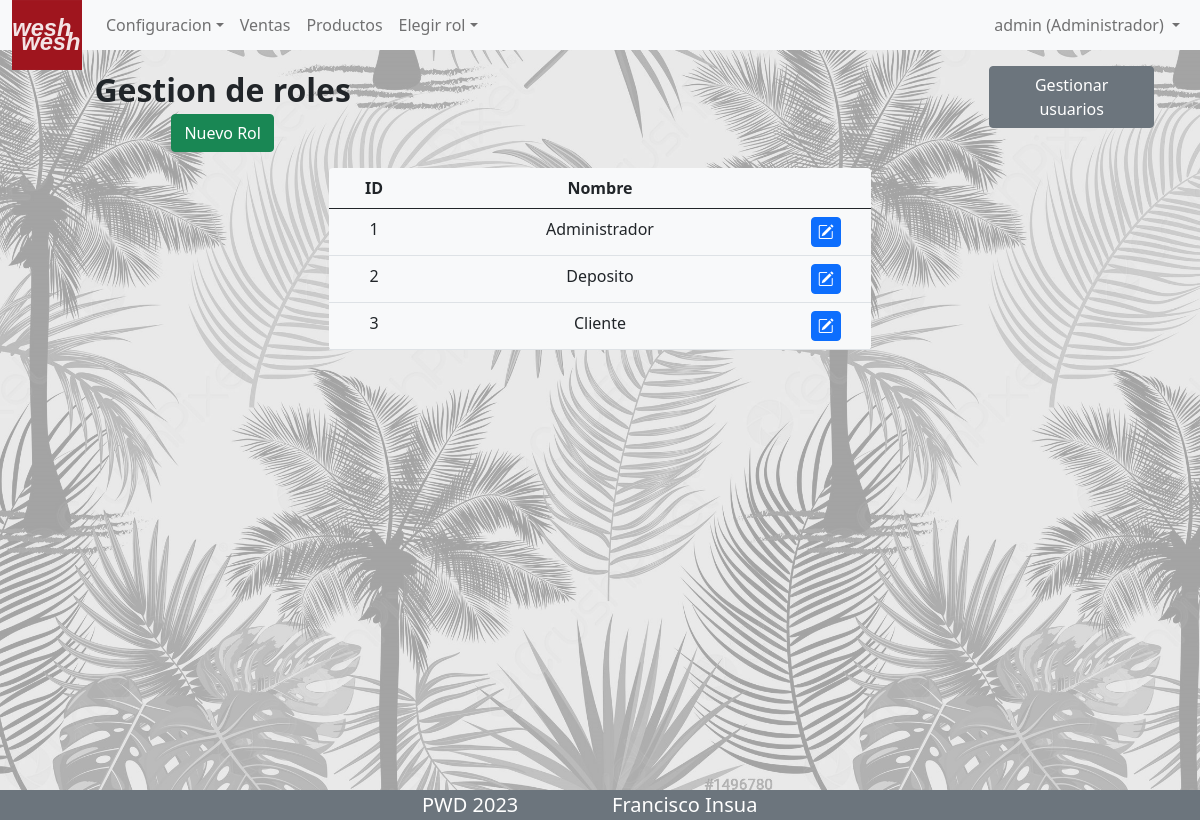
Screenshot of /Vista/rol/indexRol.php (signed in) with the database file from the repository.
### tables this page shows
CREATE TABLE `menu` (
  `idmenu` bigint(20) NOT NULL,
  `menombre` varchar(50) NOT NULL COMMENT 'Nombre del item del menu',
  `medescripcion` varchar(124) NOT NULL COMMENT 'Descripcion mas detallada del item del menu',
  `idpadre` bigint(20) DEFAULT NULL COMMENT 'Referencia al id del menu que es subitem',
  `medeshabilitado` timestamp NULL DEFAULT current_timestamp() COMMENT 'Fecha en la que el menu fue deshabilitado por ultima vez'
);

CREATE TABLE `usuario` (
  `idusuario` bigint(20) NOT NULL,
  `usnombre` varchar(50) NOT NULL,
  `uspass` varchar(150) NOT NULL,
  `usmail` varchar(50) NOT NULL,
  `habilitado` tinyint(1) NOT NULL DEFAULT 1
);

CREATE TABLE `rol` (
  `idrol` bigint(20) NOT NULL,
  `roldescripcion` varchar(255) DEFAULT NULL,
  `habilitado` tinyint(1) DEFAULT 1
);

### Vista/rol/indexRol.php (the view, shortened to what the rows shown need)
<?php
include_once("../estructura/headPrivado.php");
$objAbmRol = new AbmRol();
$listaRol = $objAbmRol->buscar(null);
?>
<div class="container p-3 text-center">
  <div class="row justify-content-center mb-3">
    <div class="col-sm-6">
      <table class="table mt-3 bg-light rounded table-hover">
        <thead>
          <th style="width:10%">ID</th>
          <th style="width:40%">Nombre</th>
          <th style="width:10%"></th>
        </thead>
        <?php if (count($listaRol) > 0) {
          foreach ($listaRol as $rol) {
            $datosRol = [
              'idrol' => $rol->getId(),
              'roldescripcion' => $rol->getDescripcion()
            ]; ?>
            <tr>
              <td> <?php echo ($rol->getId()) ?></td>
              <td> <?php echo ($rol->getDescripcion()) ?></td>
              <td class="align-middle">
                <div class="btn-group" role="group" aria-label="Basic example">
                  <button class="btn btn-primary editar text-white d-flex justify-content-center align-items-center" data-rol='
          <?php echo json_encode($datosRol); ?>' style="width:30px;height:30px">
                    <i class="bi bi-pencil-square"></i>
                  </button>
                </div>
              </td>
            </tr>
        <?php
          }
        } ?>
      </table>
    </div>
  </div>
</div>
<?php
include_once("../estructura/footer.php");
?>

### Control/AbmMenuRol.php (shortened to what the rows shown need)
<?php
class AbmMenuRol
{
    public function buscar($param)
    {
        $where = " true ";
        if ($param <> NULL) {
            if (isset($param['idrol'])) {
                $where .= " and idrol =" . $param['idrol'];
            }
        }
        $objMenuRol = new MenuRol();
        $arreglo = $objMenuRol->listar($where);
        return $arreglo;
    }
    function menuPrincipal($objSession)
    {
        $menu = "";
        $param['idrol'] = $objSession->getRolActual()->getId();
        $listaMenuRol = $this->buscar($param);
        $listaPadre = array();
        $listaHijos = array();
        foreach ($listaMenuRol as $obj) {
            if ($obj->getObjMenu()->getNombre() != '') {
                if ($obj->getObjMenu()->getObjMenuPadre() == null) {
                    array_push($listaPadre, $obj->getObjMenu());
                }
                else {
                    array_push($listaHijos, $obj->getObjMenu());
                }
            }
        }
        foreach ($listaPadre as $objMenuPadre) {
            $tieneHijos = false;
            foreach ($listaHijos as $objMenuHijo) {
                if ($objMenuHijo->getObjMenuPadre()->getId() == $objMenuPadre->getId()) {
                    $tieneHijos = true;
                    break;
                }
            }
            if ($tieneHijos) {
                $menu .= '<li class="nav-item dropdown">';
                $menu .= '<a class="nav-link dropdown-toggle" href="#" role="button" data-bs-toggle="dropdown" aria-expanded="false">';
                $menu .= $objMenuPadre->getNombre() . '</a><ul class="dropdown-menu">';
            } else {
                if ($objMenuPadre->getNombre() == "Carrito") {
                    $carrito = '<li class="navbar-item">
                    <a class="nav-link" id="botonCarrito" href="../carrito/carrito.php"  role="button" aria-expanded="false"><i class="bi bi-cart"></i></a>
                    </li>  ';
                } else {
                    $menu .= '<li class="nav-item"><a class="nav-link" href="' . $objMenuPadre->getDescripcion() . '">';
                    $menu .= $objMenuPadre->getNombre() . '</a></li>';
                }
                continue;
            }
            foreach ($listaHijos as $objMenuHijo) {
                if ($objMenuHijo->getObjMenuPadre()->getId() == $objMenuPadre->getId()) {
                    $menu .= '<li><a class="dropdown-item" href="' . $objMenuHijo->getDescripcion() . '">' . $objMenuHijo->getNombre() . '</a></li>';
                }
            }
            $menu .= '</ul></li>';
        }
        $listaRol = $objSession->getRol();
        if (count($listaRol) > 1) {
            $opcionRol = '<li class="nav-item dropdown"><a class="nav-link dropdown-toggle" href="#" role="button"  data-bs-toggle="dropdown" aria-expanded="false">Elegir rol</a><ul class="dropdown-menu">';
            foreach ($listaRol as $rol) {
                $opcionRol .= '<li><a href="javascript:;" onclick="RealizaMenu(' . $rol->getId() . ');window.location.reload();return false; " class="dropdown-item" > ' . $rol->getDescripcion() . '</a></li>';
            }
            $menu .= $opcionRol . '</ul></li>';
        }
        return $menu;
    }
}

### Vista/estructura/headPrivado.php (shortened to what the rows shown need)
<?php
$objSession = new Session();
$objAbmMenuRol = new AbmMenuRol();
$menu = "";
$UsuarioNombre = "";
if ($objSession->validar() && $objSession->permisos()) {
    $menu = $objAbmMenuRol->menuPrincipal($objSession);
    $UsuarioRol = $objSession->getRolActual()->getDescripcion();
    $UsuarioNombre .= $objSession->getUsuario()->getNombre() . " (" . $UsuarioRol . ")";
} else {
    header("Location: ../login/indexLogin.php");
}
?>
<!DOCTYPE html>
<html lang="en">
<head>
    <link rel="stylesheet" href="../librerias/bootstrap5/css/bootstrap.min.css">
    <link rel="stylesheet" href="../librerias/node_modules/bootstrap-icons/font/bootstrap-icons.css">
    <link rel="stylesheet" type="text/css" href="../css/estilos.css">
</head>
<body style="background-image:url(../imagenes/background.jpg);background-repeat:repeat;background-size:800px">
    <div>
        <nav class="navbar navbar-expand-lg navbar-light bg-light" style="max-height:50px;">
            <div class="container-fluid">
                <div class="collapse navbar-collapse" id="navbarNavDropdown">
                    <ul class="navbar-nav me-auto">
                        <ul class="navbar-nav" id="resultadoMenu">
                            <?php echo $menu; ?>
                        </ul>
                    </ul>
                    <ul class="navbar-nav">
                        <li class="nav-item dropdown">
                            <a class="nav-link dropdown-toggle" href="#" id="navbarDropdown" role="button" data-bs-toggle="dropdown" aria-expanded="false">
                                <?php echo $UsuarioNombre; ?>
                            </a>
                        </li>
                    </ul>
                </div>
            </div>
        </nav>
        <div id="contenido" style="min-height: calc(100vh - 60px);">

### rows the page displays
menu: menombre "Configuracion"
menu: menombre "Ventas"
menu: menombre "Productos"
usuario: usnombre.roldescripcion "admin (Administrador)"
rol: idrol "1", roldescripcion "Administrador"
rol: idrol "2", roldescripcion "Deposito"
rol: idrol "3", roldescripcion "Cliente"
